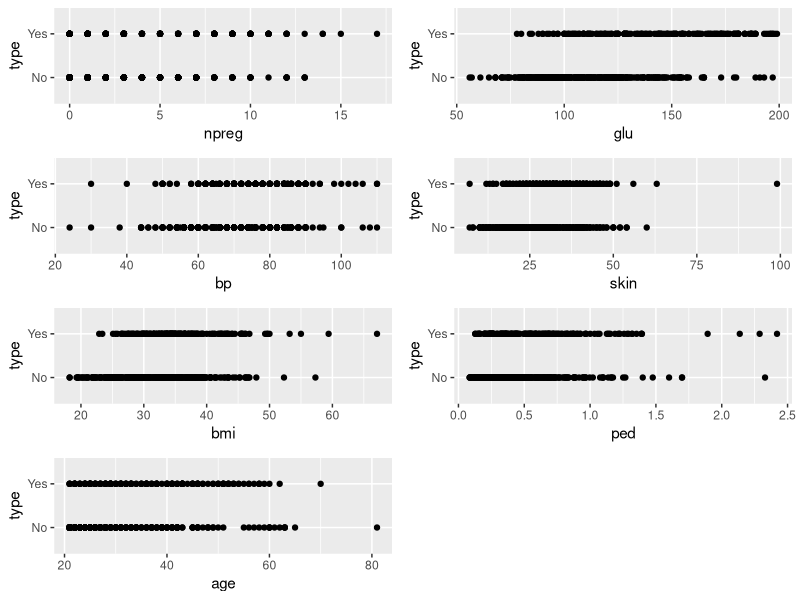
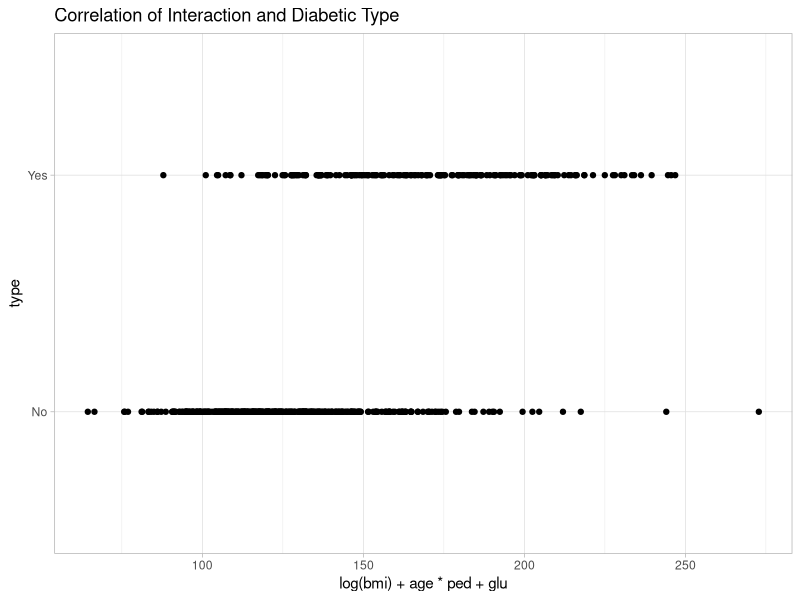
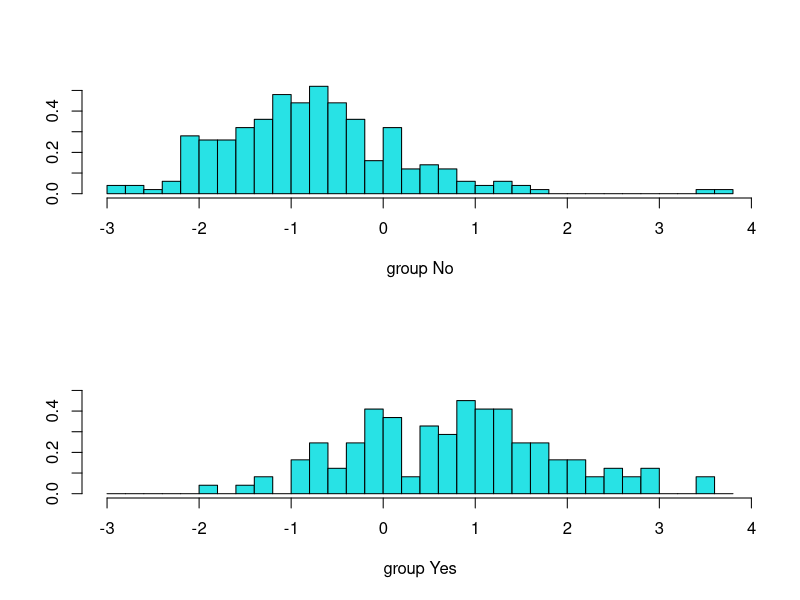
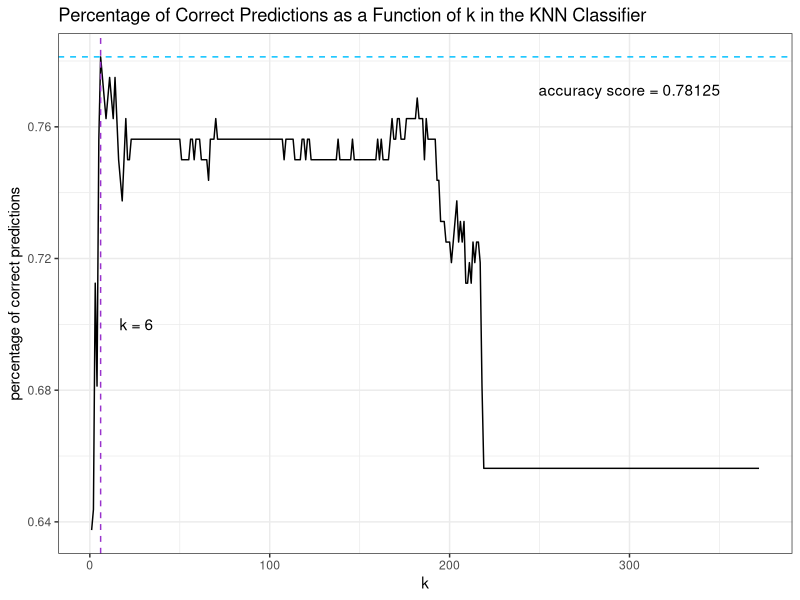
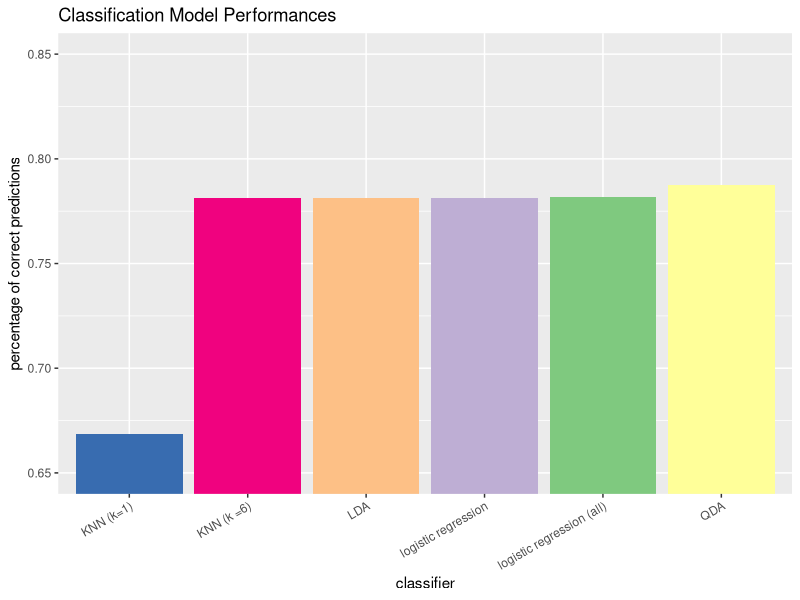

The R script that drew these images, in order:
## ---- chunk 1
knitr::opts_chunk$set(echo = TRUE)
## ---- chunk 2
library(MASS)
library(tidyverse)
library(gridExtra)
library(RColorBrewer)
library(class)
## ---- chunk 3
df = rbind(Pima.tr, Pima.te)
## ---- chunk 4
set.seed(2019)
indices = sample(1:nrow(df), size = round(0.7 * nrow(df)))
train = df[indices,]
test = df[-indices,]
## ---- chunk 5
accuracies = c()
models = c()
## ---- chunk 6
nrow(df)
## ---- chunk 7
colnames(df)
## ---- chunk 8
summary(df)
## ---- chunk 9
g1 = ggplot(df, aes(x = npreg, y = type)) + geom_point()
g2 = ggplot(df, aes(x = glu, y = type)) + geom_point()
g3 = ggplot(df, aes(x = bp, y = type)) + geom_point()
g4 = ggplot(df, aes(x = skin, y = type)) + geom_point()
g5 = ggplot(df, aes(x = bmi, y = type)) + geom_point()
g6 = ggplot(df, aes(x = ped, y = type)) + geom_point()
g7 = ggplot(df, aes(x = age, y = type)) + geom_point()

grid.arrange(g1, g2, g3, g4, g5, g6, g7, ncol = 2)
## ---- chunk 10
ggplot(df, aes(x = log(bmi) + age*ped + glu, y = type)) + geom_point() + 
  ggtitle("Correlation of Interaction and Diabetic Type") + 
  theme_light()
## ---- chunk 11
lr_all = glm(data = df, type~log(bmi) + age*ped + glu, family = binomial)
summary(lr_all)
## ---- chunk 12
predictions = predict(lr_all, type = "response")
## ---- chunk 13
pred = rep(0, nrow(df))
cutoff = round(355 / (177+355), 3)
pred[predictions > cutoff] = 1
## ---- chunk 14
table(pred, df$type)
## ---- chunk 15
p = (338 + 78) / nrow(df)
accuracies = c(accuracies, p)
models = c(models, "logistic regression (all)")
p
## ---- chunk 16
lr = glm(data = train, type~log(bmi) + (age*ped) + glu, family = binomial)
summary(lr)
## ---- chunk 17
predictions = predict(lr, test, type = "response")
pred = rep(0, nrow(test))
pred[predictions > cutoff] = 1
table(pred, test$type)
## ---- chunk 18
p = (99 + 26) / nrow(test)
accuracies = c(accuracies, p)
models = c(models, "logistic regression")
p
## ---- chunk 19
lda_model = lda(data = train, type~log(bmi) + (age*ped) + glu)
lda_model
## ---- chunk 20
plot(lda_model)
## ---- chunk 21
predictions = predict(lda_model, test)
## ---- chunk 22
table(predictions$class, test$type)
## ---- chunk 23
p = (93 + 32) / nrow(test)
accuracies = c(accuracies, p)
models = c(models, "LDA")
p
## ---- chunk 24
qda_model = qda(data = train, type~log(bmi) + (age*ped) + glu)
qda_model
## ---- chunk 25
predictions = predict(qda_model, test)
## ---- chunk 26
table(predictions$class, test$type)
## ---- chunk 27
p = (94 + 32) / nrow(test)
accuracies = c(accuracies, p)
models = c(models, "QDA")
p
## ---- chunk 28
knn_model = knn(data.frame(log(train$bmi) + (train$age*train$ped) + train$glu), 
                data.frame(log(test$bmi) + (test$age*test$ped) + test$glu), 
                train$type, k = 1)
table(knn_model, test$type)
## ---- chunk 29
p = (81 + 26) / nrow(test)
accuracies = c(accuracies, p)
models = c(models, "KNN (k=1)")
p
## ---- chunk 30
acc_score = c()
for(i in 1:nrow(train)){
  model = knn(data.frame(log(train$bmi) + (train$age*train$ped) + train$glu), 
              data.frame(log(test$bmi) + (test$age*test$ped) + test$glu), 
              train$type, k = i)
  acc_score = c(acc_score, 
                 sum(diag(table(model, test$type))) / nrow(test))
}
knn_best_acc = acc_score[which.max(acc_score)]
knn_best_k = which.max(acc_score)

accuracies = c(accuracies, knn_best_acc)
models = c(models, paste("KNN (k =", knn_best_k, ")", sep = ""))
## ---- chunk 31
knn_best_k
## ---- chunk 32
knn_best_acc
## ---- chunk 33
knn_df = data.frame(k = 1:nrow(train), percentage = acc_score)
ggplot(data = knn_df, aes(x = k, y = percentage)) + geom_path() + 
  ggtitle("Percentage of Correct Predictions as a Function of k in the KNN Classifier") + 
  labs(x = "k", 
       y = "percentage of correct predictions") + 
  geom_hline(yintercept = knn_best_acc, 
             linetype = "dashed", 
             color = "deepskyblue") + 
  annotate("text", 
           x = 300, 
           y = knn_best_acc - 0.01, 
           label = paste("accuracy score =", knn_best_acc)) + 
  geom_vline(xintercept = knn_best_k,
             linetype = "dashed", 
             color = "darkorchid") + 
  annotate("text", 
           x = knn_best_k + 20, 
           y = 0.70, 
           label = paste("k =", knn_best_k)) + 
  theme_bw()
## ---- chunk 34
all_accs = data.frame(classifier = models, 
                      score = accuracies)
ggplot(data = all_accs, 
       aes(x = reorder(classifier, score),
           y = score)) + 
  geom_bar(stat = "identity", 
           fill = brewer.pal(n = 6, 
                             name = "Accent")) + 
  coord_cartesian(ylim=c(0.65, 0.85)) + 
  theme(axis.text.x = element_text(angle=30, hjust=1)) + 
  labs(x = "classifier", 
       y = "percentage of correct predictions") + 
  ggtitle("Classification Model Performances")
